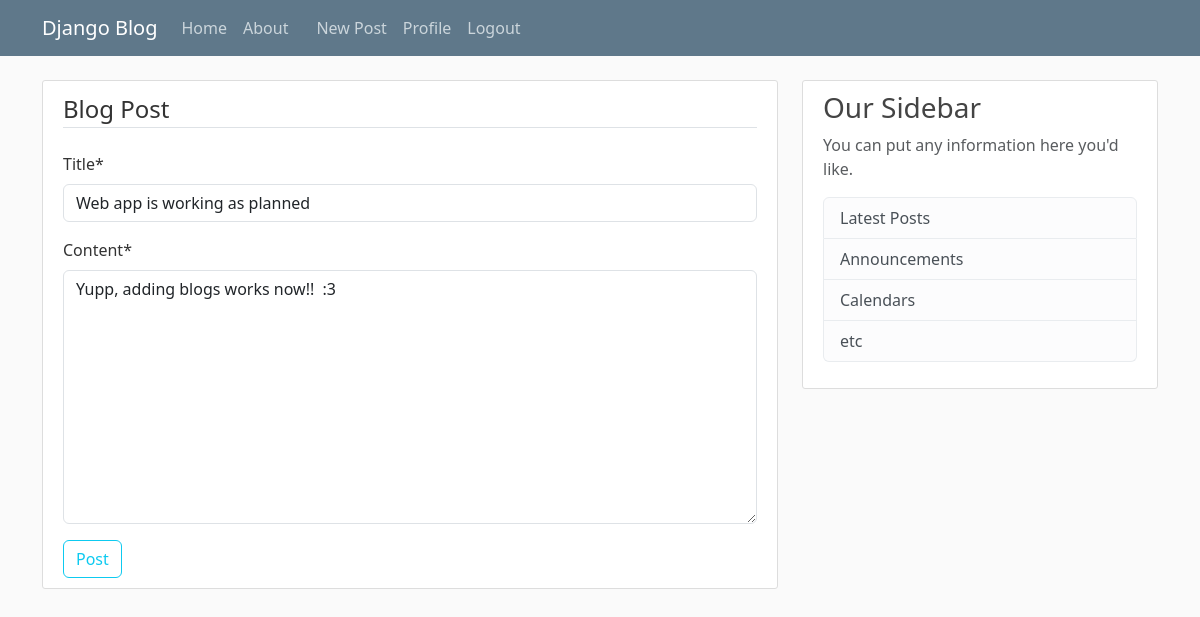
/post/9/update/ (signed in), run on the app's committed database.
### blog/models.py (models this page shows, shortened)
class Post(models.Model):
    title = models.CharField(max_length = 100)
    content = models.TextField()
    date_posted = models.DateTimeField(default = timezone.now)
    author = models.ForeignKey(User, on_delete = models.CASCADE)

### blog/views.py (the view, shortened to what this page needs)
# urls.py: path('post/<int:pk>/update/', PostUpdateView.as_view(), name="post_update"),
class PostUpdateView(LoginRequiredMixin, UserPassesTestMixin,UpdateView):
    model = Post
    fields = ['title', 'content']
    def test_func(self):
        post = self.get_object()
        return self.request.user == post.author

### blog/templates/blog/post_form.html (shortened to what this page needs)
{% extends "blog/base.html" %}
{% load crispy_forms_tags %}
{% block content %}
    <div class = "content-section">
        <form method="POST">
            <fieldset class = "form-group">
                <legend class="border-bottom mb-4">Blog Post</legend>
                {{ form | crispy }}
            </fieldset>
            <div class="form-group">
                <button class="btn btn-outline-info" type="submit">Post</button>
            </div>
        </form>
    </div>
{% endblock content %}

### blog/static/blog/main.css (style rules this page uses)
body { background: #fafafa; color: #333333; margin-top: 5rem; }
.content-section { background: #ffffff; padding: 10px 20px; border: 1px solid #dddddd; border-radius: 3px; margin-bottom: 20px; }

### data on the page
Post: title "Web app is working as planned", content "Yupp, adding blogs works now!! :3"
